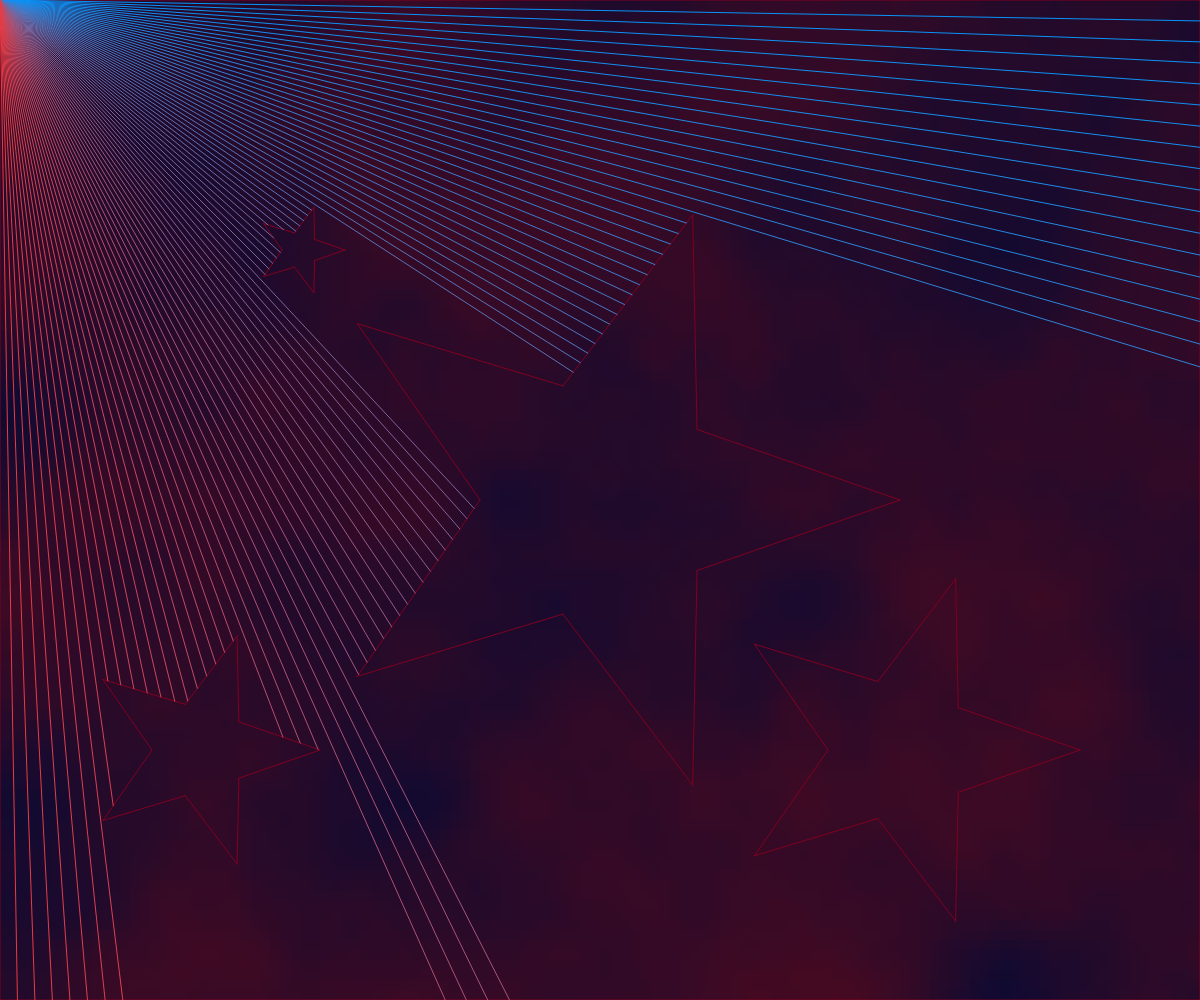
Frame 1 (no input)
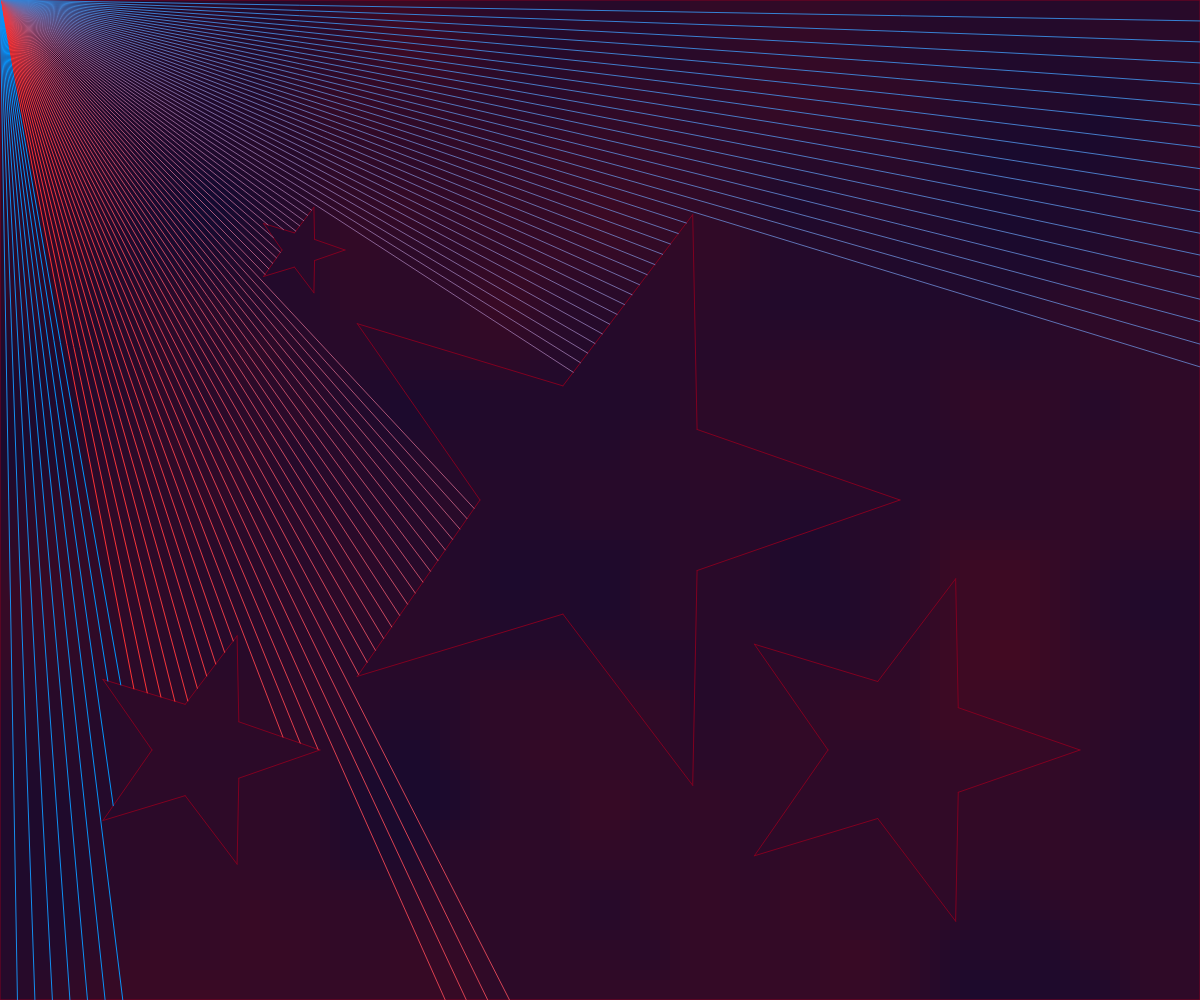
Frame 60 (no input)
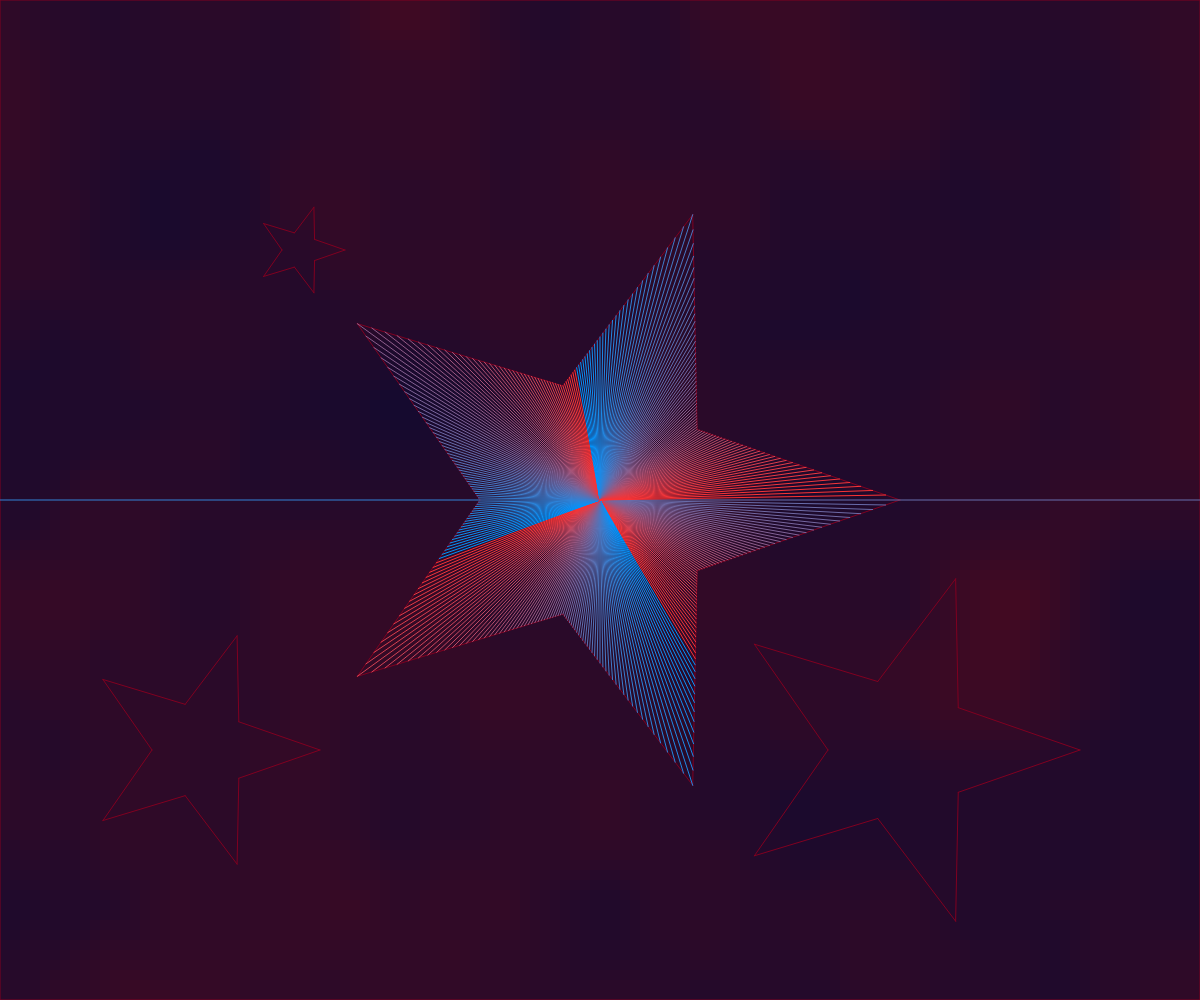
Frame 120 (the mouse pressed at the canvas centre since frame 60)

The p5.js sketch that drew these frames (run headless with seeded random() and noise() and a simulated clock; from frame 60 on, the mouse is pressed at the canvas centre):

// p5.js sketch
// ── sketch.js
let walls = []; 
let particle;
let starPositions = []; 
let noiseOffset = 0;
let trail = []; // Stores previous cursor positions

function setup() {
  createCanvas(windowWidth, windowHeight);

  // Main star in the middle
  starPositions.push({ x: width / 2, y: height / 2, outer: 300, inner: 120 });

  // Three smaller stars
  starPositions.push({ x: width / 4, y: height / 4, outer: 150, inner: 60 }); 
  starPositions.push({ x: width / 6, y: height * 0.75, outer: 150, inner: 60 }); 
  starPositions.push({ x: width * 0.75, y: height * 0.75, outer: 180, inner: 72 });

  // Adjusting the size for variety
  starPositions[2].outer *= 0.8; 
  starPositions[2].inner *= 0.8;
  starPositions[1].outer *= 0.3; 
  starPositions[1].inner *= 0.3;

  // Create stars
  for (let pos of starPositions) {
    createStarBoundaries(pos);
  }

  // Canvas borders
  walls.push(new Boundary(0, 0, width, 0));
  walls.push(new Boundary(width, 0, width, height));
  walls.push(new Boundary(width, height, 0, height));
  walls.push(new Boundary(0, height, 0, 0));

  particle = new Particle();
  noCursor();
}

function draw() {
  drawDynamicBackground();
  drawMouseTrail(); // Draws the fading light trail

  for (let wall of walls) {
    wall.show();
  }

  // Particle follows the cursor
  particle.update(mouseX, mouseY);
  particle.show();
  particle.look(walls);

  addToTrail(mouseX, mouseY); // Updates the trail effect
}

// Function for dynamic shifting background
function drawDynamicBackground() {
  noiseOffset += 0.005; // Controls background movement speed

  for (let x = 0; x < width; x += 10) {
    for (let y = 0; y < height; y += 10) {
      let noiseValue = noise(x * 0.005, y * 0.005, noiseOffset);
      let col = lerpColor(color(10, 10, 50), color(80, 10, 30), noiseValue);
      noStroke();
      fill(col);
      rect(x, y, 10, 10);
    }
  }
}

// Function to draw the fading mouse trail
function drawMouseTrail() {
  for (let i = 0; i < trail.length; i++) {
    let pos = trail[i];
    let alpha = map(i, 0, trail.length, 50, 0); // Fades over time
    fill(255, 150, 50, alpha); // Light orange glow
    noStroke();
    ellipse(pos.x, pos.y, 10);
  }
}

// Function to update the trail array
function addToTrail(x, y) {
  trail.push(createVector(x, y));

  // Limit the trail length to prevent lag
  if (trail.length > 20) {
    trail.shift(); // Remove oldest point to maintain performance
  }
}

// Class for walls (boundaries)
class Boundary {
  constructor(x1, y1, x2, y2) {
    this.a = createVector(x1, y1);
    this.b = createVector(x2, y2);
  }

  show() {
    stroke(128, 0, 32);
    line(this.a.x, this.a.y, this.b.x, this.b.y);
  }
}

// Rays extending from the light source
class Ray {
  constructor(pos, angle, index) {
    this.pos = pos;
    this.dir = p5.Vector.fromAngle(angle);
    this.index = index;
  }

  lookAt(x, y) {
    this.dir.x = x - this.pos.x;
    this.dir.y = y - this.pos.y;
    this.dir.normalize();
  }

  show() {
    push();
    translate(this.pos.x, this.pos.y);
    line(0, 0, this.dir.x * 10, this.dir.y * 10);
    pop();
  }

  cast(wall) {
    const x1 = wall.a.x, y1 = wall.a.y;
    const x2 = wall.b.x, y2 = wall.b.y;
    const x3 = this.pos.x, y3 = this.pos.y;
    const x4 = this.pos.x + this.dir.x, y4 = this.pos.y + this.dir.y;

    const den = (x1 - x2) * (y3 - y4) - (y1 - y2) * (x3 - x4);
    if (den == 0) return;

    const t = ((x1 - x3) * (y3 - y4) - (y1 - y3) * (x3 - x4)) / den;
    const u = -((x1 - x2) * (y1 - y3) - (y1 - y2) * (x1 - x3)) / den;
    if (t > 0 && t < 1 && u > 0) {
      return createVector(x1 + t * (x2 - x1), y1 + t * (y2 - y1));
    }
  }
}

// Light source particle with gradient rays
class Particle { 
  constructor() {
    this.pos = createVector(width / 2, height / 2);
    this.rays = [];
    for (let a = 0; a < 360; a++) {
      this.rays.push(new Ray(this.pos, radians(a), a));
    }
  }

  update(x, y) {
    this.pos.set(x, y);
  }

  look(walls) {
    for (let ray of this.rays) {
      let closest = null;
      let record = Infinity;
      for (let wall of walls) {
        const pt = ray.cast(wall);
        if (pt) {
          const d = p5.Vector.dist(this.pos, pt);
          if (d < record) {
            record = d;
            closest = pt;
          }
        }
      }
      if (closest) {
        let t = (frameCount * 0.02 + ray.index * 0.01) % 1; 
        let col = lerpColor(color(0, 150, 255), color(255, 50, 50), t); 
        stroke(col);
        line(this.pos.x, this.pos.y, closest.x, closest.y);
      }
    }
  }

  show() {
    fill(255);
    noStroke();
    ellipse(this.pos.x, this.pos.y, 8);
    for (let ray of this.rays) {
      ray.show();
    }
  }
}

// Function to create star boundaries
function createStarBoundaries(star) {
  let { x, y, outer, inner } = star;
  let angleStep = PI / 5;
  let vertices = [];

  for (let i = 0; i < 10; i++) {
    let angle = i * angleStep;
    let r = i % 2 === 0 ? outer : inner;
    let px = x + cos(angle) * r;
    let py = y + sin(angle) * r;
    vertices.push(createVector(px, py));
  }

  for (let i = 0; i < vertices.length; i++) {
    let a = vertices[i];
    let b = vertices[(i + 1) % vertices.length];
    walls.push(new Boundary(a.x, a.y, b.x, b.y));
  }
}
